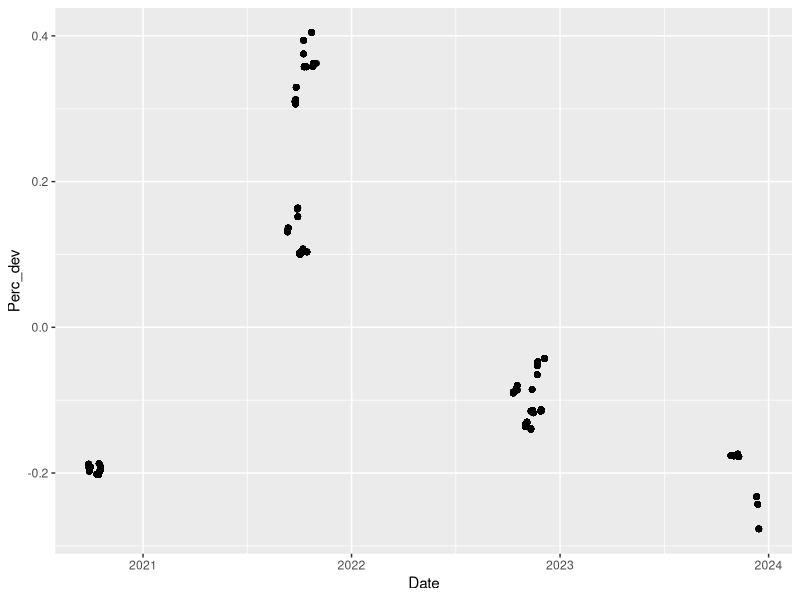
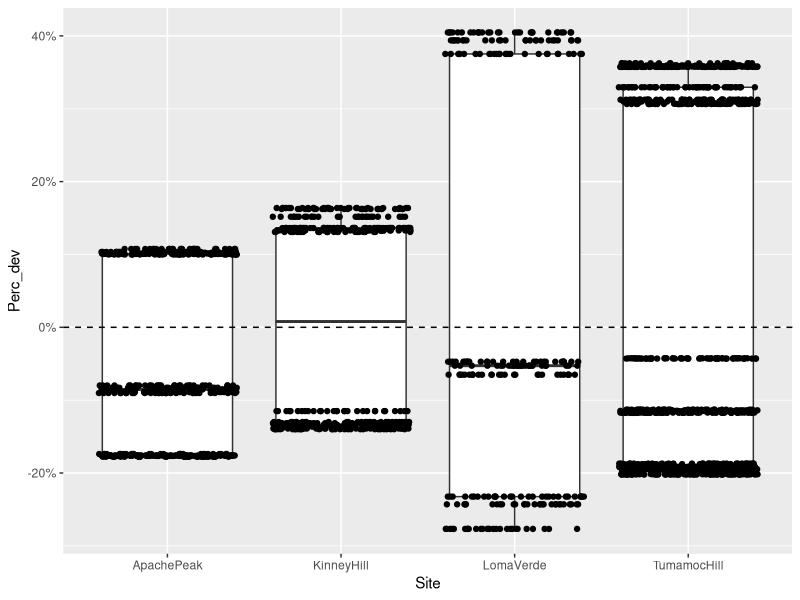
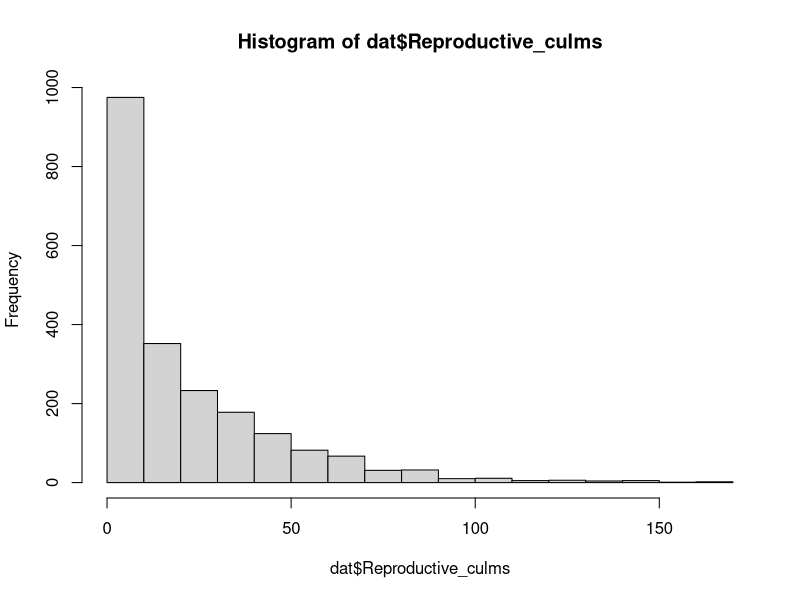
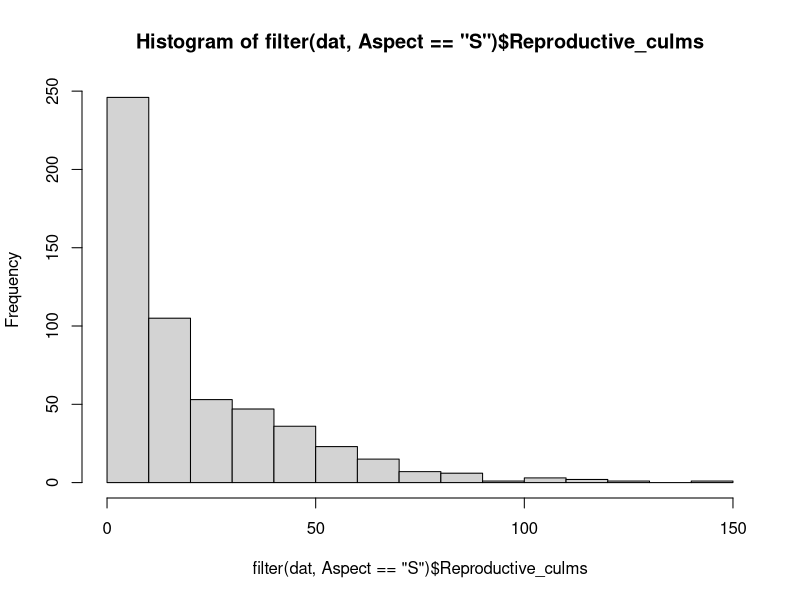
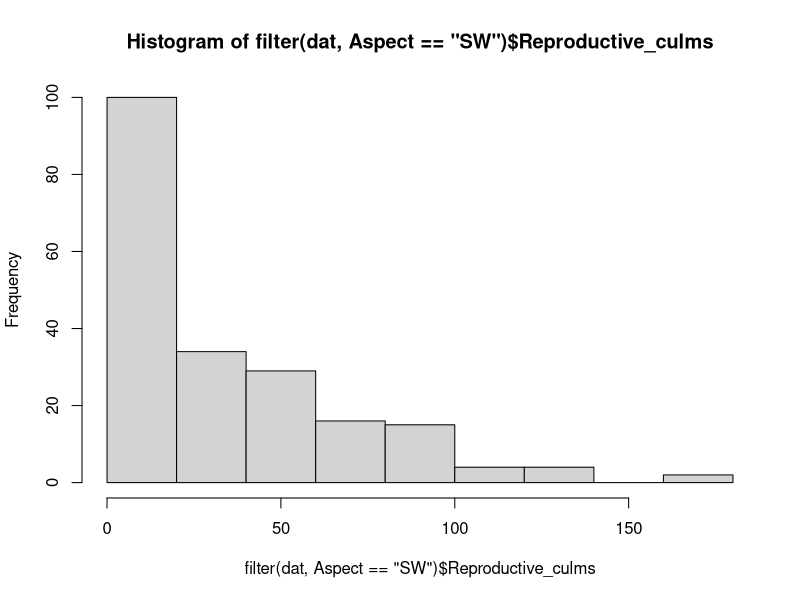
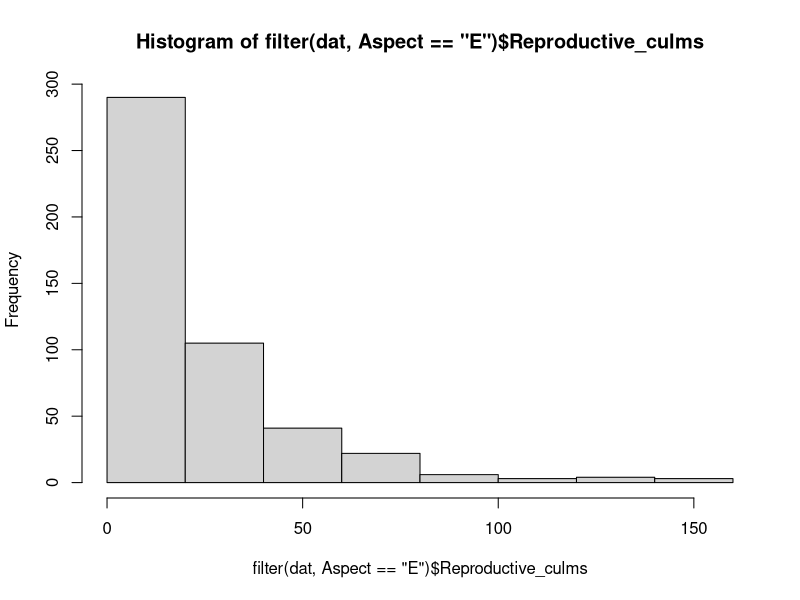
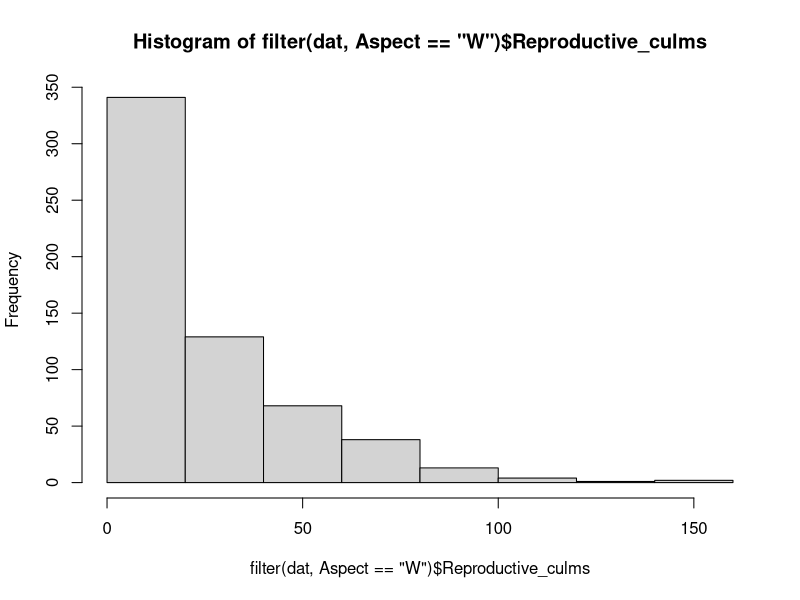
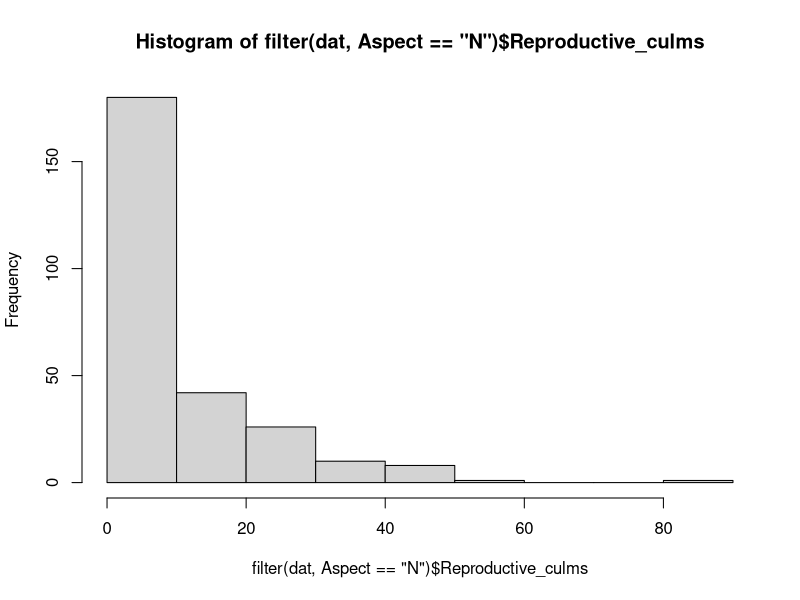

The R script that drew these images, in order: (Note: this script raises an error after producing the figures.)
# Created: 2024-09-23
# Updated: 2025-04-29

# Purpose: Examine distributions; write out clean data with precip deviation variable added.
#   Also write out different data table with change in culm/cover/density as response variable.

# Culm counts have a Poisson distribution. Buffelgrass density & cover should be log-transformed to improve
#   normality. Native grass, native forb, and herb (forb + grass) roughly have a Poisson distribution,
#   with a lot of 0s. Change in culm count BG density & cover, and native cover is roughly normally distributed.

# MAT correlated with precip-related variables.

library(readxl)
library(tidyverse)
library(GGally)

# Load data ---------------------------------------------------------------

culms.raw <- read_xlsx("data/raw/2024-09_LO_Buffelgrass-culm-demography_master.xlsx", sheet = "Demography")
monitor.prism <- read_csv("data/cleaned/02_monitoring-info-with-PRISM-data_clean.csv")
survival.raw <- read_xlsx("data/raw/2025-04_LO_Buffelgrass-seedling-survival.xlsx", sheet = "survival_R")

# Data wrangling ----------------------------------------------------------

# Add PRISM data
dat <- culms.raw %>% 
  left_join(monitor.prism)

# Check for NAs
apply(dat, 2, anyNA)

# Separate NA culm counts
na.culm <- dat %>% 
  filter(is.na(Vegetative_culms))

# Remove NA culm count - plants could not be located and weren't sampled
dat <- dat %>% 
  filter(!is.na(Vegetative_culms))

# Add col with elevation in meters
dat <- dat %>% 
  mutate(Elevation_m = Elevation_ft * 0.3048)

# Add Perc_dev and Deviation_mm cols
dat <- dat %>% 
  mutate(Perc_dev = (Prev_year_precip - MAP) / MAP,
         Deviation_mm = Prev_year_precip - MAP) 

# Change year cols to character
dat <- dat %>% 
  mutate(Year = as.character(Year),
         StudyYear = as.character(StudyYear))

# Add HerbCover col
dat <- dat %>% 
  mutate(HerbCover = NGCover + ForbCover)

# Add survival data
survival.join <- survival.raw %>% 
  filter(!is.na(Year)) %>%  # remove observations from 09/2021 (all other obs from spring)
  select(Site, Transect, Plot, Year, survival_perc) %>% 
  mutate(Year = as.character(Year))

dat <- dat %>% 
  left_join(survival.join)


# Separate out continuous explanatory variables
exp.cont <- dat %>% 
  select(PlotSlope, Elevation_ft, Prev_year_precip, MAT, MAP, Perc_dev, Deviation_mm)

# Separate out response variables
res.cont <- dat %>% 
  select(BGCover, BGDensity, ShrubCover, ForbCover, NGCover, HerbCover,
         Vegetative_culms, Reproductive_culms, Total_Live_Culms,
         Longestleaflength_cm)


# Create new df with change in culm count, density & cover between years as new response variables
culm.change <- dat %>%
  arrange(Plant_ID, Year) %>%
  group_by(Plant_ID) %>%
  mutate(Change_Reproductive_culms = Reproductive_culms - lag(Reproductive_culms),
         Change_Total_Live_Culms = Total_Live_Culms - lag(Total_Live_Culms)) %>% 
  mutate(Change_BGDensity = BGDensity - lag(BGDensity),
         Change_BGCover = BGCover - lag(BGCover)) %>% 
  mutate(Change_NGCover = NGCover - lag(NGCover),
         Change_ForbCover = ForbCover - lag(ForbCover),
         Change_HerbCover = HerbCover - lag(HerbCover),
         Change_ShrubCover = ShrubCover - lag(ShrubCover)) %>% 
  filter(!is.na(Change_Total_Live_Culms))



# Precipitation variability -----------------------------------------------

summary(dat$Perc_dev) # ranges from -28% to +40%

dat %>% 
  ggplot(aes(x = Date, y = Perc_dev)) +
  geom_point()

dat %>% 
  ggplot(aes(x = Site, y = Perc_dev)) +
  geom_boxplot() +
  geom_jitter() +
  scale_y_continuous(labels = scales::percent) +
  geom_hline(yintercept = 0, linetype = "dashed")


# Response variable: Culm count -------------------------------------------

## Histogram --------------------------------------------------------------

# All, Reproductive
hist(dat$Reproductive_culms) # Poisson

# By aspect, Reproductive
hist(filter(dat, Aspect == "S")$Reproductive_culms)
hist(filter(dat, Aspect == "SW")$Reproductive_culms)
hist(filter(dat, Aspect == "E")$Reproductive_culms)
hist(filter(dat, Aspect == "W")$Reproductive_culms)
hist(filter(dat, Aspect == "N")$Reproductive_culms)

# By site, Reproductive
hist(filter(dat, Site == "TumamocHill")$Reproductive_culms)
hist(filter(dat, Site == "LomaVerde")$Reproductive_culms)
hist(filter(dat, Site == "KinneyHill")$Reproductive_culms)
hist(filter(dat, Site == "ApachePeak")$Reproductive_culms)

# All, Total
hist(dat$Total_Live_Culms)

# All, Vegetative
hist(dat$Vegetative_culms)


## Boxplot ----------------------------------------------------------------

# All, by site
#   Reproductive
dat %>% 
  ggplot(aes(x = Site, y = Reproductive_culms)) +
  geom_boxplot()

#   Total
dat %>% 
  ggplot(aes(x = Site, y = Total_Live_Culms)) +
  geom_boxplot()

#   Vegetative
dat %>% 
  ggplot(aes(x = Site, y = Vegetative_culms)) +
  geom_boxplot()


# All, by aspect
#   Reproductive
dat %>% 
  ggplot(aes(x = Aspect, y = Reproductive_culms)) +
  geom_boxplot()

#   Total
dat %>% 
  ggplot(aes(x = Aspect, y = Total_Live_Culms)) +
  geom_boxplot()

#   Vegetative
dat %>% 
  ggplot(aes(x = Aspect, y = Vegetative_culms)) +
  geom_boxplot()


## Pair plot --------------------------------------------------------------

# Reproductive & vegetative culms
dat %>%
  ggplot(aes(x = Vegetative_culms, y = Reproductive_culms)) +
  geom_point()



# Response variable: BG density & cover -----------------------------------

# Pair plot
res.cont %>% 
  select(-Longestleaflength_cm, -Vegetative_culms, -Reproductive_culms, -Total_Live_Culms) %>% 
  ggpairs()

# BG Cover
hist(dat$BGCover)
dat %>% 
  ggplot(aes(x = Site, y = BGCover)) +
  geom_boxplot()

#   Log transformation
dat <- dat %>% 
  mutate(BGCover_log = log(BGCover))
hist(dat$BGCover_log) # log transformation kind of improves normality?

# BG Density
hist(dat$BGDensity)
dat %>% 
  ggplot(aes(x = Site, y = BGDensity)) +
  geom_boxplot()

#   Log transformation
dat <- dat %>% 
  mutate(BGDensity_log = log(BGDensity))
hist(dat$BGDensity_log) # log transformation improves normality


# Longest leaf
hist(dat$Longestleaflength_cm)
dat %>% 
  filter(!is.na(Longestleaflength_cm)) %>% 
  ggplot(aes(x = Site, y = Longestleaflength_cm)) + 
  geom_boxplot()



# Response variable: Native plant cover -----------------------------------

# Shrub cover
hist(dat$ShrubCover)
dat %>% 
  ggplot(aes(x = Site, y = ShrubCover)) +
  geom_boxplot()
dat %>% 
  ggplot(aes(x = Aspect, y = ShrubCover)) +
  geom_boxplot()

# Forb cover
hist(dat$ForbCover)
dat %>% 
  ggplot(aes(x = Site, y = ForbCover)) +
  geom_boxplot()
dat %>% 
  ggplot(aes(x = Aspect, y = ForbCover)) +
  geom_boxplot()

# Native grass cover
hist(dat$NGCover)
dat %>% 
  ggplot(aes(x = Site, y = NGCover)) +
  geom_boxplot()
dat %>% 
  ggplot(aes(x = Aspect, y = NGCover)) +
  geom_boxplot()

# Herb cover
hist(dat$HerbCover)
dat %>% 
  ggplot(aes(x = Site, y = HerbCover)) +
  geom_boxplot()
dat %>% 
  ggplot(aes(x = Aspect, y = HerbCover)) +
  geom_boxplot()


# Continuous explanatory variables ----------------------------------------

# Summary
summary(dat$Elevation_ft)
summary(dat$Elevation_m)
summary(dat$PlotSlope)
summary(dat$MAT)

# Distribution
hist(dat$Elevation_ft)
hist(dat$Elevation_m)
hist(dat$PlotSlope)
hist(dat$MAT)

# Pair plot
dat %>% 
  select(PlotSlope, Elevation_m, Prev_year_precip, MAT, MAP, Perc_dev, Deviation_mm) %>% 
  distinct(.keep_all = TRUE) %>% 
  ggpairs()


# Response variable: change in total culm count ---------------------------

hist(culm.change$Change_Reproductive_culms, breaks = 20)
hist(culm.change$Change_Total_Live_Culms, breaks = 20)
hist(culm.change$Change_BGDensity, breaks = 20)
hist(culm.change$Change_BGCover, breaks = 20)
hist(culm.change$Change_HerbCover, breaks = 20)
hist(culm.change$Change_NGCover, breaks = 20)
hist(culm.change$Change_ForbCover, breaks = 20)



# Response variable: survival ---------------------------------------------

hist(dat$survival_perc)


# Write out data to csv ---------------------------------------------------

write_csv(dat,
          file = "data/cleaned/04_demography-data_clean.csv")

write_csv(culm.change,
          file = "data/cleaned/04_change-in-culm-density-cover_clean.csv")


save.image("RData/04_data-wrangling-and-screening.RData")
